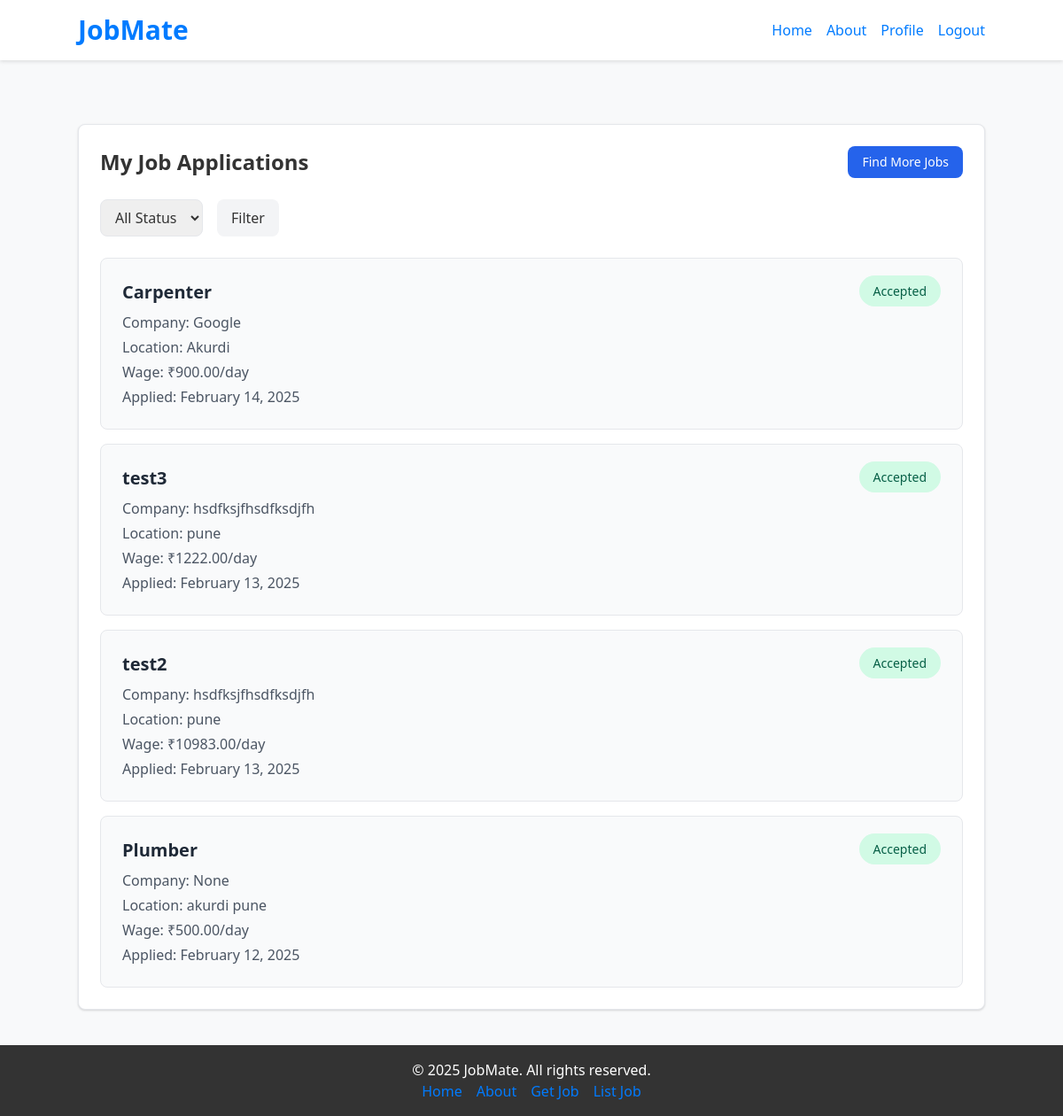
Before: /worker/applications/ (signed in) with the older database file.
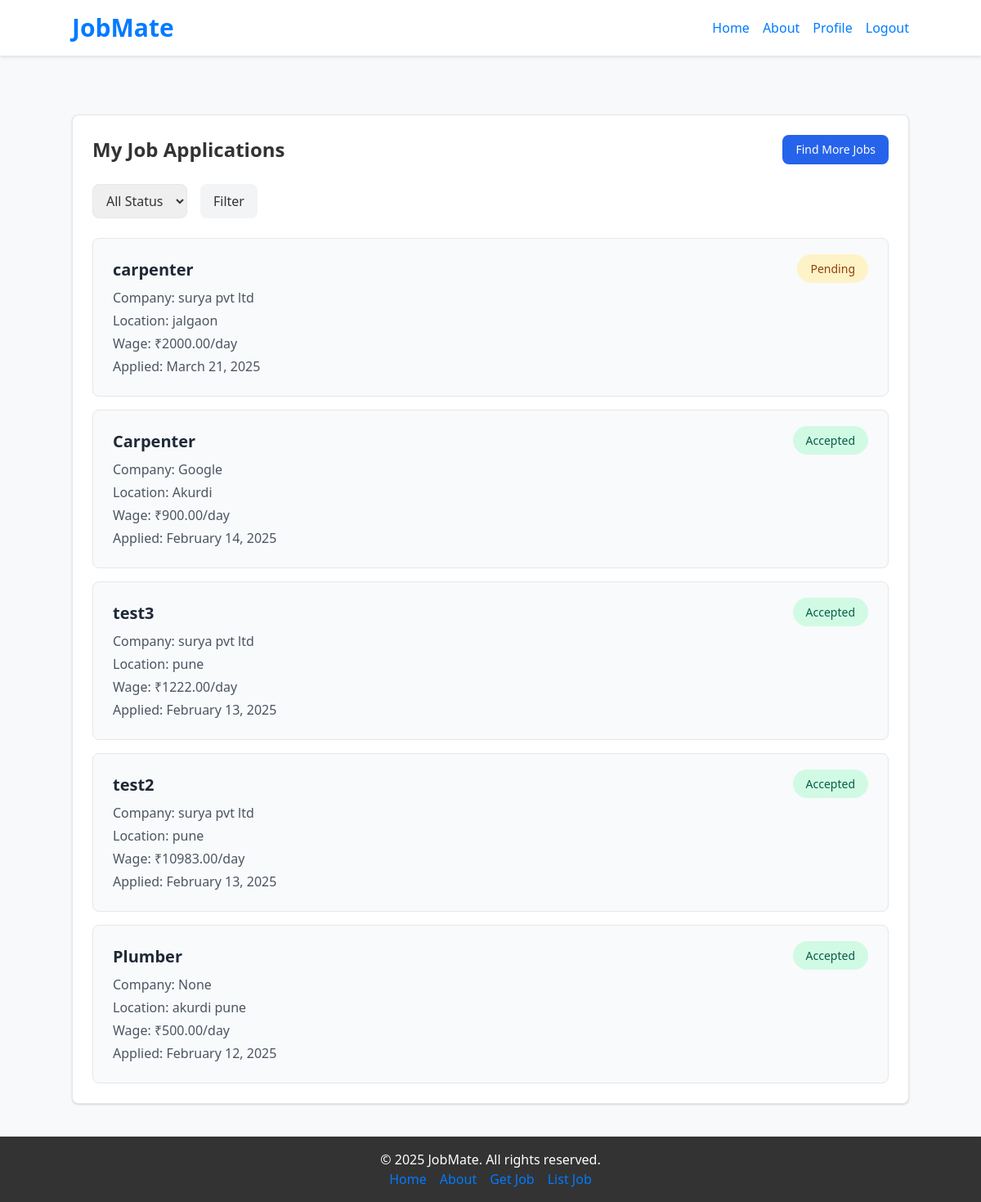
After: the same page with the newer database file.
### contractor/models.py (models this page shows, shortened)
class Application(models.Model):
    STATUS_CHOICES = (
        ('pending', 'Pending'),
        ('accepted', 'Accepted'),
        ('rejected', 'Rejected')
    )
    worker = models.ForeignKey('worker.Worker', on_delete=models.CASCADE)
    job = models.ForeignKey(Job, on_delete=models.CASCADE)
    status = models.CharField(max_length=10, choices=STATUS_CHOICES, default='pending')
    applied_at = models.DateTimeField(auto_now_add=True)
    class Meta:
        unique_together = ('worker', 'job')

class Job(models.Model):
    STATUS_CHOICES = (
        ('open', 'Open'),
        ('closed', 'Closed')
    )
    contractor = models.ForeignKey(Contractor, on_delete=models.CASCADE)
    title = models.CharField(max_length=255)
    description = models.TextField()
    location = models.CharField(max_length=255)
    wage = models.DecimalField(max_digits=10, decimal_places=2)
    required_skills = models.TextField(blank=True, null=True)
    created_at = models.DateTimeField(auto_now_add=True)
    status = models.CharField(max_length=10, choices=STATUS_CHOICES, default='open')

class Contractor(models.Model):
    user = models.OneToOneField(CustomUser, on_delete=models.CASCADE, primary_key=True)
    company_name = models.CharField(max_length=255, blank=True, null=True)
    rating_avg = models.FloatField(default=0)
    about = models.TextField(blank=True, null=True)

### worker/views.py (the view)
# urls.py: path('applications/', views.manage_applications, name='manage-applications'),
@login_required(login_url='/login/')
def applications(request):
    status_filter = request.GET.get('status', '')
    applications_list = Application.objects.filter(worker=request.user.worker)
    if status_filter:
        applications_list = applications_list.filter(status=status_filter)
    applications_list = applications_list.order_by('-applied_at')
    paginator = Paginator(applications_list, 10)  # Show 10 applications per page
    page = request.GET.get('page')
    applications = paginator.get_page(page)
    return render(request, 'worker_applications.html', {
        'applications': applications,
        'status': status_filter
    })

### worker/templates/worker_applications.html (shortened to what this page needs)
{% extends "base.html" %}
{% block content %}
<div class="max-w-6xl mx-auto mt-8">
    <div class="bg-white shadow rounded-lg p-6 border">
        <div class="flex justify-between items-center mb-6">
            <h2 class="text-2xl font-bold">My Job Applications</h2>
            <a href="{% url 'find-jobs' %}" class="bg-blue-600 text-white px-4 py-2 rounded-lg text-sm font-medium hover:bg-blue-700">
                Find More Jobs
            </a>
        </div>
        <div class="mb-6">
            <form method="get" class="flex gap-4">
                <select name="status" class="px-3 py-2 border rounded-lg focus:outline-none focus:ring-2 focus:ring-blue-600">
                    <option value="">All Status</option>
                </select>
                <button type="submit" class="bg-gray-100 px-4 py-2 rounded-lg hover:bg-gray-200">
                    Filter
                </button>
            </form>
        </div>
        <div class="space-y-4">
            {% for application in applications %}
            <div class="bg-gray-50 p-6 rounded-lg border">
                <div class="flex justify-between items-start">
                    <div>
                        <h3 class="text-xl font-semibold text-gray-800">{{ application.job.title }}</h3>
                        <div class="mt-2 space-y-1">
                            <p class="text-gray-600">
                                <span class="font-medium">Company:</span>
                                {{ application.job.contractor.company_name }}
                            </p>
                            <p class="text-gray-600">
                                <span class="font-medium">Location:</span>
                                {{ application.job.location }}
                            </p>
                            <p class="text-gray-600">
                                <span class="font-medium">Wage:</span>
                                ₹{{ application.job.wage }}/day
                            </p>
                            <p class="text-gray-600">
                                <span class="font-medium">Applied:</span>
                                {{ application.applied_at|date:"F j, Y" }}
                            </p>
                        </div>
                    </div>
                    <div class="text-right">
                        <span class="px-4 py-2 rounded-full text-sm
                            {% if application.status == 'pending' %}bg-yellow-100 text-yellow-800
                            {% elif application.status == 'accepted' %}bg-green-100 text-green-800
                            {% else %}bg-red-100 text-red-800{% endif %}">
                            {{ application.get_status_display }}
                        </span>
                    </div>
                </div>
            </div>
            {% endfor %}
        </div>
    </div>
</div>
{% endblock %}

Changed rows visible on the page:
added Application: job "carpenter", job.contractor.company_name "surya pvt ltd", job.location "jalgaon", job.wage "2000.00", applied_at "March 21, 2025", status "Pending"
changed through a linked row, Application "test3": job.contractor.company_name "hsdfksjfhsdfksdjfh" → "surya pvt ltd"
changed through a linked row, Application "test2": job.contractor.company_name "hsdfksjfhsdfksdjfh" → "surya pvt ltd"
